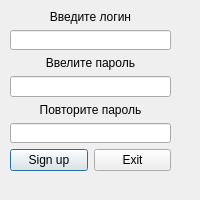
<?xml version="1.0" encoding="UTF-8"?>
<ui version="4.0">
 <class>Dialog</class>
 <widget class="QDialog" name="Dialog">
  <property name="geometry">
   <rect>
    <x>0</x>
    <y>0</y>
    <width>200</width>
    <height>200</height>
   </rect>
  </property>
  <property name="windowTitle">
   <string>Dialog</string>
  </property>
  <widget class="QWidget" name="layoutWidget">
   <property name="geometry">
    <rect>
     <x>10</x>
     <y>10</y>
     <width>161</width>
     <height>161</height>
    </rect>
   </property>
   <layout class="QVBoxLayout" name="verticalLayout_2">
    <item>
     <layout class="QVBoxLayout" name="verticalLayout">
      <item>
       <widget class="QLabel" name="label">
        <property name="text">
         <string>Введите логин</string>
        </property>
        <property name="alignment">
         <set>Qt::AlignCenter</set>
        </property>
       </widget>
      </item>
      <item>
       <widget class="QLineEdit" name="lineEdit">
        <property name="focusPolicy">
         <enum>Qt::WheelFocus</enum>
        </property>
       </widget>
      </item>
      <item>
       <widget class="QLabel" name="label_2">
        <property name="layoutDirection">
         <enum>Qt::LeftToRight</enum>
        </property>
        <property name="text">
         <string>Ввелите пароль</string>
        </property>
        <property name="alignment">
         <set>Qt::AlignCenter</set>
        </property>
       </widget>
      </item>
      <item>
       <widget class="QLineEdit" name="lineEdit_1"/>
      </item>
      <item>
       <widget class="QLabel" name="label_3">
        <property name="layoutDirection">
         <enum>Qt::LeftToRight</enum>
        </property>
        <property name="text">
         <string>Повторите пароль</string>
        </property>
        <property name="alignment">
         <set>Qt::AlignCenter</set>
        </property>
       </widget>
      </item>
      <item>
       <widget class="QLineEdit" name="lineEdit_2"/>
      </item>
     </layout>
    </item>
    <item>
     <layout class="QHBoxLayout" name="horizontalLayout">
      <item>
       <widget class="QPushButton" name="pushButton">
        <property name="text">
         <string>Sign up</string>
        </property>
       </widget>
      </item>
      <item>
       <widget class="QPushButton" name="pushButton_2">
        <property name="text">
         <string>Exit</string>
        </property>
       </widget>
      </item>
     </layout>
    </item>
   </layout>
  </widget>
 </widget>
 <resources/>
 <connections/>
</ui>
